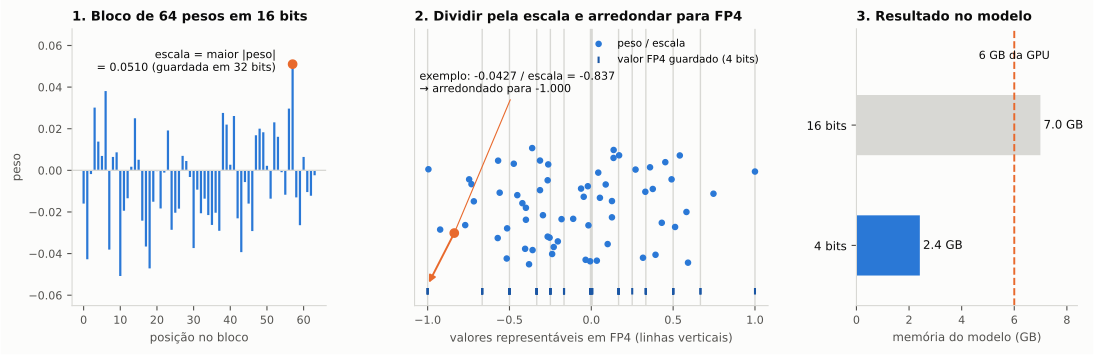

Write the Python code that produced this figure.
"""Figura: quantização a 4 bits por blocos (bitsandbytes, FP4), num bloco REAL de 64 pesos do Qwen2.5-VL-3B
(primeira linha de model.layers.0.self_attn.q_proj.weight), quantizado com a própria biblioteca.
Painéis: (a) pesos originais e escala do bloco; (b) normalização e arredondamento para os 16 valores FP4;
(c) memória do modelo em 16 e 4 bits face aos 6 GB da GPU (valores medidos na RTX 3060 portátil).
Uso: venv_tl/bin/python fig_quantizacao.py -> fig_quantizacao.pdf/.png"""
import os, glob
import numpy as np, torch
import bitsandbytes.functional as F
from safetensors import safe_open
import matplotlib; matplotlib.use("Agg")
import matplotlib.pyplot as plt

AZUL, AZUL_ESC, LARANJA = "#2a78d6", "#1b56a3", "#e8692c"
INK, INK2, GRID, BG = "#0b0b0b", "#52514e", "#d8d8d4", "#fcfcfb"
SNAP = glob.glob(os.path.expanduser("~/.cache/huggingface/hub/models--Qwen--Qwen2.5-VL-3B-Instruct/snapshots/*/"))[0]
GB_16, GB_4, GB_GPU = 7509245952 / 2**30, 2.41, 6.0      # checkpoint bf16; alocado após carregar em 4 bits (medido); VRAM total

with safe_open(os.path.join(SNAP, "model-00001-of-00002.safetensors"), "pt") as f:
    w = f.get_tensor("model.layers.0.self_attn.q_proj.weight")[0, :64].float()
q, st = F.quantize_4bit(w.half().cuda(), quant_type="fp4", blocksize=64)
r = F.dequantize_4bit(q, st).float().cpu().numpy().ravel()
w = w.numpy(); escala = float(st.absmax[0]); niveis = np.array(sorted(set(round(float(x), 6) for x in F.get_4bit_type("fp4", device="cuda"))))
wn, rn = w / escala, r / escala
k = int(np.argmax(np.abs(wn - rn) * (np.abs(wn) > 0.2)))   # peso de exemplo: arredondamento bem visível

fig, ax = plt.subplots(1, 3, figsize=(13, 3.6), dpi=220, gridspec_kw={"width_ratios": [1.15, 1.6, 1.0], "wspace": 0.32})
fig.patch.set_facecolor(BG)
for a in ax:
    a.set_facecolor(BG); [a.spines[s].set_visible(False) for s in ("top", "right")]
    a.spines["left"].set_color(GRID); a.spines["bottom"].set_color(GRID); a.tick_params(colors=INK2, labelsize=8)

# (a) pesos originais do bloco
x = np.arange(64)
ax[0].vlines(x, 0, w, color=AZUL, lw=1.6); ax[0].axhline(0, color=GRID, lw=1)
i_max = int(np.argmax(np.abs(w)))
ax[0].plot(i_max, w[i_max], "o", ms=6, color=LARANJA, zorder=3)
ax[0].annotate(f"escala = maior |peso|\n= {escala:.4f} (guardada em 32 bits)", (i_max, w[i_max]), xytext=(-12, 2),
               textcoords="offset points", fontsize=8, color=INK, ha="right", va="center")
ax[0].set_ylim(-0.065, 0.068)
ax[0].set_title("1. Bloco de 64 pesos em 16 bits", fontsize=9.5, fontweight="bold", color=INK, loc="left")
ax[0].set_xlabel("posição no bloco", fontsize=8.5, color=INK2); ax[0].set_ylabel("peso", fontsize=8.5, color=INK2)

# (b) normalização e arredondamento para FP4
for v in niveis:
    ax[1].axvline(v, color=GRID, lw=1, zorder=0)
y = np.random.default_rng(0).uniform(0.15, 0.72, 64)
ax[1].scatter(wn, y, s=14, color=AZUL, zorder=2, label="peso / escala")
ax[1].scatter(rn, np.full(64, 0.02), s=22, marker="|", color=AZUL_ESC, zorder=2, label="valor FP4 guardado (4 bits)")
ax[1].annotate("", xy=(rn[k], 0.05), xytext=(wn[k], y[k]), arrowprops=dict(arrowstyle="-|>", color=LARANJA, lw=1.4), zorder=4)
ax[1].plot(wn[k], y[k], "o", ms=6, color=LARANJA, zorder=5)
ax[1].annotate(f"exemplo: {w[k]:+.4f} / escala = {wn[k]:+.3f}\n→ arredondado para {rn[k]:+.3f}", (wn[k], y[k]), xytext=(-1.05, 0.98),
               fontsize=8, color=INK, ha="left", va="bottom", arrowprops=dict(arrowstyle="-", color=LARANJA, lw=0.8))
ax[1].set_xlim(-1.08, 1.08); ax[1].set_ylim(-0.05, 1.3); ax[1].set_yticks([])
ax[1].set_xticks([-1, -0.5, 0, 0.5, 1])
ax[1].set_xlabel("valores representáveis em FP4 (linhas verticais)", fontsize=8.5, color=INK2)
ax[1].set_title("2. Dividir pela escala e arredondar para FP4", fontsize=9.5, fontweight="bold", color=INK, loc="left")
ax[1].legend(loc="upper right", fontsize=7.5, frameon=False)

# (c) memória do modelo
rot = ["16 bits", "4 bits"]; val = [GB_16, GB_4]
ax[2].barh([1, 0], val, height=0.5, color=[GRID, AZUL])
for yy, v in zip([1, 0], val):
    ax[2].text(v + 0.12, yy, f"{v:.1f} GB", va="center", fontsize=8.5, color=INK)
ax[2].axvline(GB_GPU, color=LARANJA, lw=1.4, ls="--"); ax[2].text(GB_GPU, 1.55, "6 GB da GPU", color=INK, fontsize=8, ha="center")
ax[2].set_yticks([1, 0]); ax[2].set_yticklabels(rot, fontsize=8.5, color=INK); ax[2].set_xlim(0, 8.4); ax[2].set_ylim(-0.5, 1.8)
ax[2].set_xlabel("memória do modelo (GB)", fontsize=8.5, color=INK2)
ax[2].set_title("3. Resultado no modelo", fontsize=9.5, fontweight="bold", color=INK, loc="left")

out = os.path.dirname(os.path.abspath(__file__))
for e in ("pdf", "png"): fig.savefig(os.path.join(out, f"fig_quantizacao.{e}"), bbox_inches="tight", facecolor=BG)
print(f"escala {escala:.4f} | exemplo w={w[k]:+.4f} -> n={wn[k]:+.3f} -> {rn[k]:+.3f} -> rec {r[k]:+.4f} | erro médio/escala {np.mean(np.abs(wn-rn)):.3f}")
